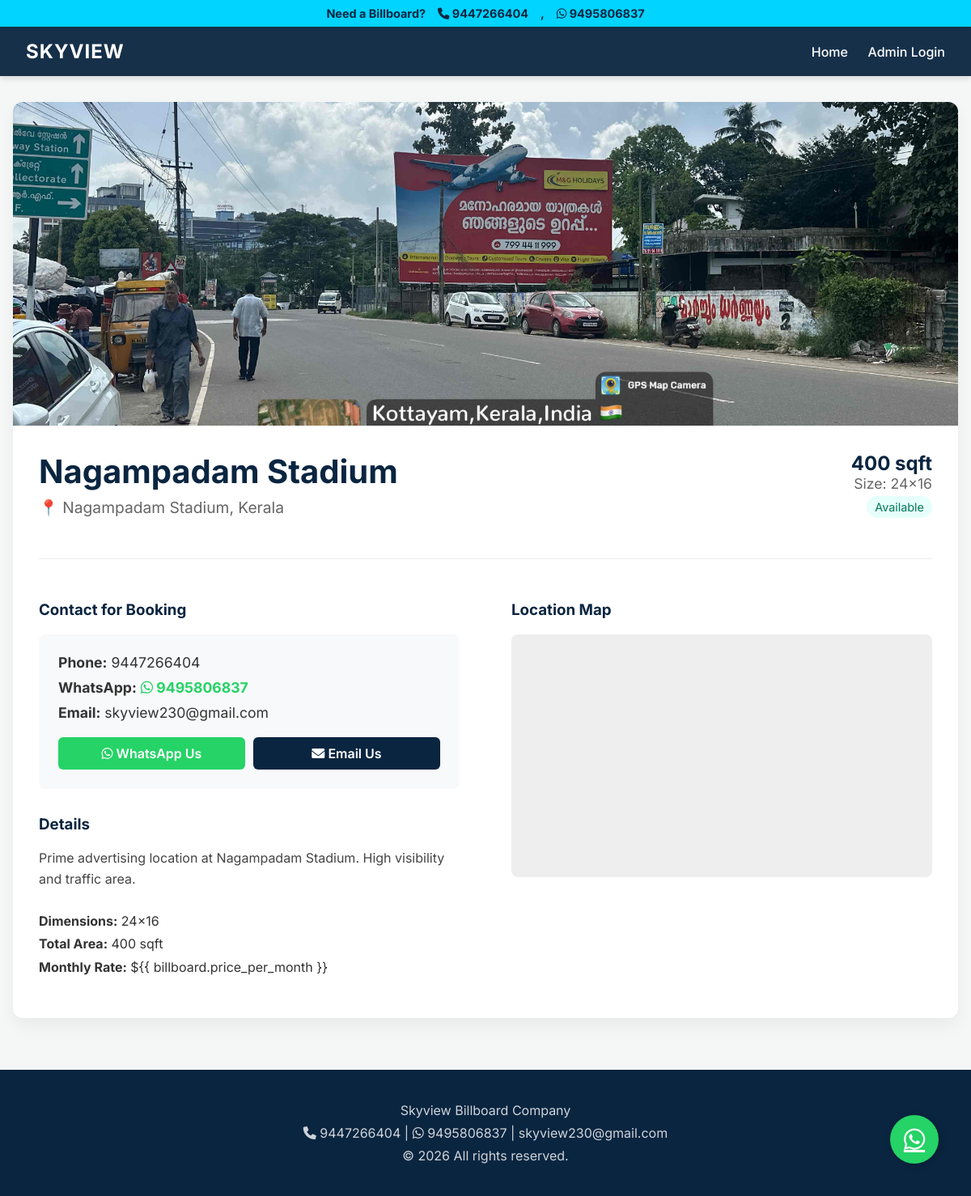
The page /billboard/31/ on the database as committed earlier.
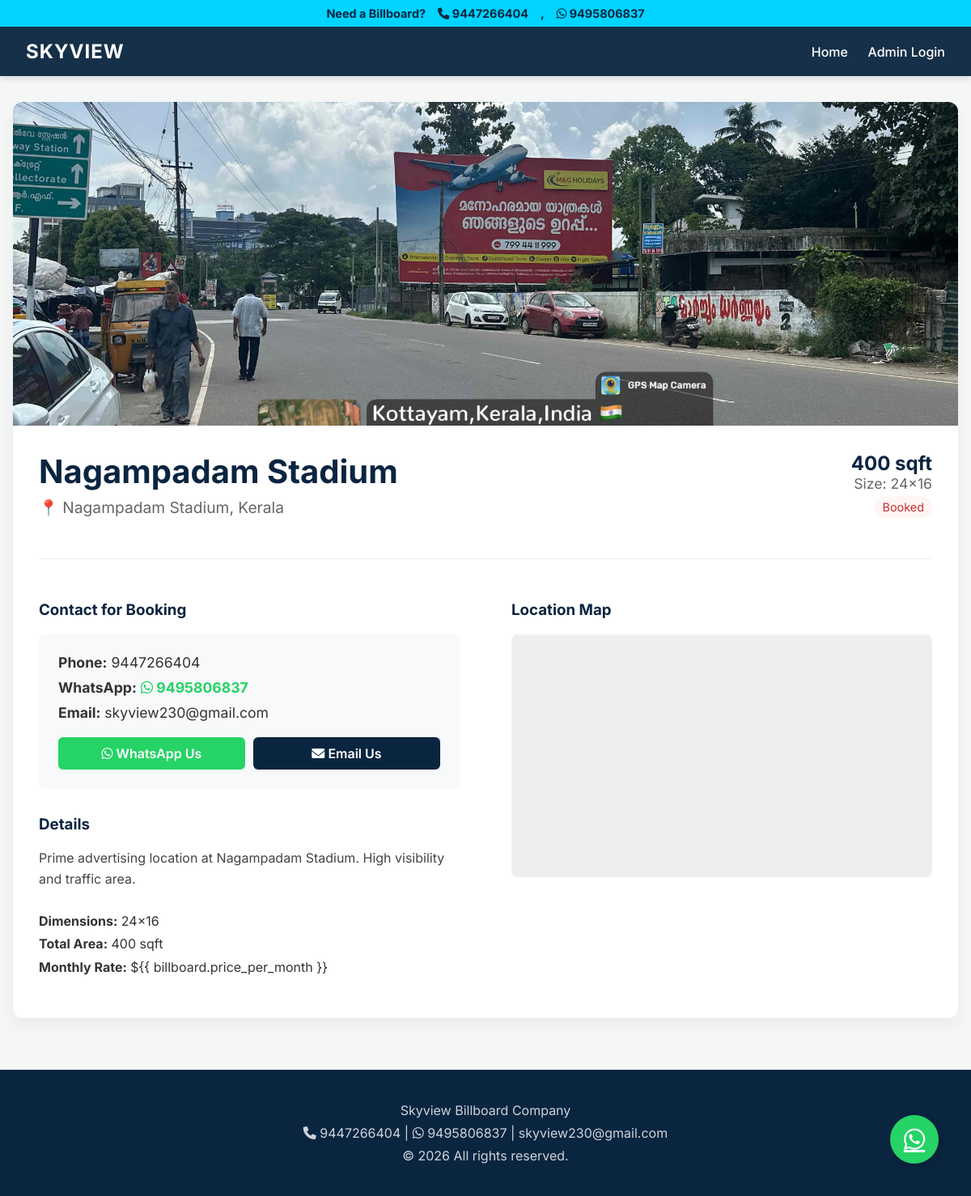
The same page on the database as committed later.
### billboards/views.py (the view)
# urls.py: path('billboard/<int:pk>/', views.billboard_detail, name='billboard_detail'),
def billboard_detail(request, pk):
    billboard = get_object_or_404(Billboard, pk=pk)
    return render(request, 'billboards/detail.html', {'billboard': billboard})

### billboards/templates/billboards/detail.html (shortened to what the changed rows need)
{% extends 'billboards/base.html' %}
{% block content %}
<div class="card" style="display: flex; flex-direction: column; overflow: visible;">
    <div style="padding: 2rem;">
        <div style="display: flex; justify-content: space-between; align-items: flex-start; flex-wrap: wrap;">
            <div>
                <h1 style="margin: 0; color: var(--primary); font-size: 2.5rem;">{{ billboard.title }}</h1>
            </div>
            <div style="text-align: right;">
                <div style="font-size: 1.5rem; font-weight: bold; color: var(--primary);">{{ billboard.sqft }} sqft
                </div>
                <div style="font-size: 1.1rem; color: #666;">Size: {{ billboard.size }}</div>
                {% if billboard.is_available %}
                <span
                    style="display: inline-block; background: #e6fffa; color: #047857; padding: 5px 10px; border-radius: 20px; font-size: 0.9rem; margin-top: 5px;">Available</span>
                {% else %}
                <span
                    style="display: inline-block; background: #fff5f5; color: #c53030; padding: 5px 10px; border-radius: 20px; font-size: 0.9rem; margin-top: 5px;">Booked</span>
                {% endif %}
            </div>
        </div>
    </div>
</div>
{% endblock %}

Rows that differ between the two databases and show on the page:
changed Billboard "Nagampadam Stadium": is_available True → False (drawn)
Other text that changed with them:
text no longer shown: "Available"
text now shown: "Booked"
